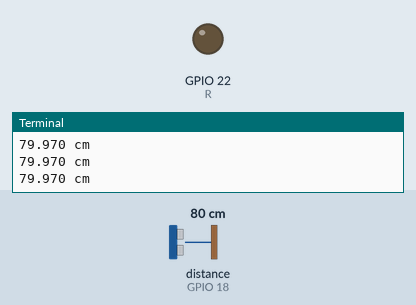
A program run on a simulated Raspberry Pi (BCM pin numbers). Shown: output pins drawn as LEDs (lit = HIGH), the last lines printed to the terminal. Dashed ring = blinking. The test bench sets the inputs (shaded band); at power-on: distance to the obstacle (sensor on GPIO 18) 80 cm. The echo pulse lasts 58.3 µs per cm; the clock reads 2024-03-15 10:24:30 at power-on unless the program sets it; pins used as bus, display or sensor lines are not drawn.

Above: at 1.2 s.
1.3 s: distance to the obstacle (sensor on GPIO 18) set to 32 cm
2.8 s: distance to the obstacle (sensor on GPIO 18) set to 28 cm
At 3.2 s:
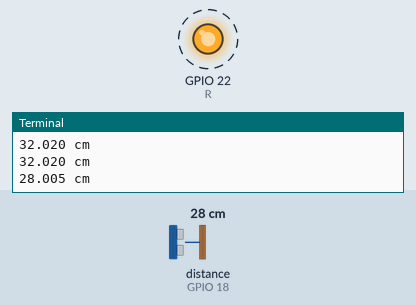
5.8 s: distance to the obstacle (sensor on GPIO 18) set to 6 cm
At 7.57 s:
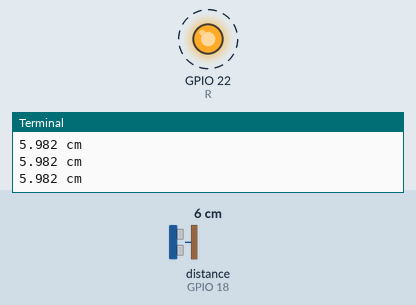
8.8 s: distance to the obstacle (sensor on GPIO 18) set to 3 cm
At 9.4 s:
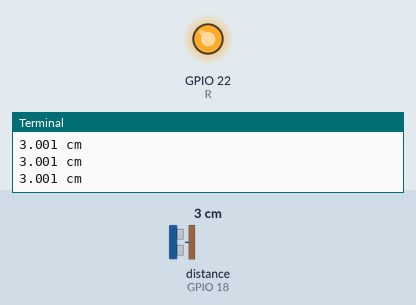
10.3 s: distance to the obstacle (sensor on GPIO 18) set to 18 cm
At 10.64 s:
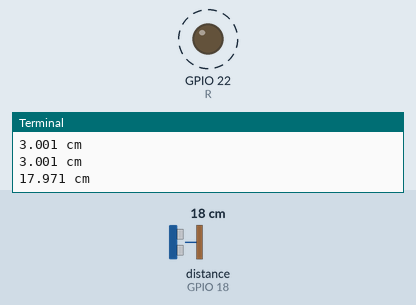
Timing chart, 0 to 14.3 s (numbered marks = the images above; inputs shaded):
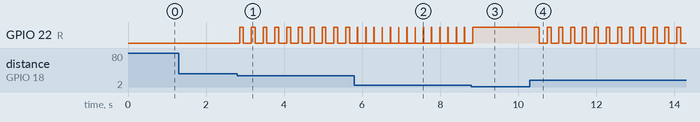

The program:

Lab7.py
```python
import RPi.GPIO as GPIO
import time

Trig=17
Echo=18
R=22

GPIO.setmode(GPIO.BCM)
GPIO.setup(Trig, GPIO.OUT)
GPIO.setup(R, GPIO.OUT)
GPIO.setup(Echo, GPIO.IN)

GPIO.output(Trig, GPIO.LOW)
GPIO.output(R, GPIO.LOW)

def warning(d):
    if d<5:
        GPIO.output(R, GPIO.HIGH)
    elif d<10:
        GPIO.output(R, GPIO.HIGH)
        time.sleep(0.01)
        GPIO.output(R, GPIO.LOW)
    elif d<30:
        GPIO.output(R, GPIO.HIGH)
        time.sleep(0.1)
        GPIO.output(R, GPIO.LOW)
    else:
        GPIO.output(R, GPIO.LOW)

try:
    while True:
        GPIO.output(Trig, GPIO.HIGH)
        time.sleep(0.00001)
        GPIO.output(Trig, GPIO.LOW)
        while True:
            if GPIO.input(Echo) == GPIO.LOW:
                continue
            else:
                break
        start = time.time()
        while True:
            if GPIO.input(Echo) == GPIO.HIGH:
                continue
            else:
                break
        end = time.time()
        d = (end - start) * 343*100 / 2
        warning(d)
        print("{:.3f} cm".format(d))
        time.sleep(0.2)


except KeyboardInterrupt:
    pass
finally:
    GPIO.cleanup()
```

Measured:
- the behaviour switches between 30 and 29 cm on distance to the obstacle (sensor on GPIO 18) (found by bisection; images 0 and 1)
- the behaviour switches between 5 and 4 cm on distance to the obstacle (sensor on GPIO 18) (found by bisection; images 2 and 3)
- after the input at 2.8 s, GPIO 22 (R): alternates HIGH for 0.10 s and LOW for 0.20 s, starting after 0.06 s
- after the input at 5.8 s, GPIO 22 (R): alternates HIGH for 0.01 s and LOW for 0.20 s, starting after 0.09 s
- after the input at 8.8 s, GPIO 22 (R): goes on until 8.8 s, then stays HIGH
- after the input at 10.3 s, GPIO 22 (R): alternates HIGH for 0.10 s and LOW for 0.20 s, starting after 0.24 s
